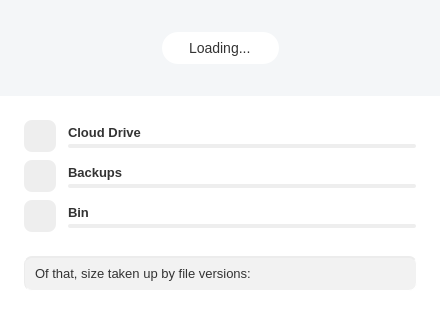
<?xml version="1.0" encoding="UTF-8"?>
<ui version="4.0">
 <class>AccountDetailsDialog</class>
 <widget class="QDialog" name="AccountDetailsDialog">
  <property name="enabled">
   <bool>true</bool>
  </property>
  <property name="geometry">
   <rect>
    <x>0</x>
    <y>0</y>
    <width>440</width>
    <height>314</height>
   </rect>
  </property>
  <property name="windowTitle">
   <string>Account usage details</string>
  </property>
  <property name="windowIcon">
   <iconset theme="mega">
    <normaloff>.</normaloff>.</iconset>
  </property>
  <property name="styleSheet">
   <string notr="true">
#AccountDetailsDialog
{
    border-radius: 0 0 4px 4px;
    background-color: #FFFFFF;
}

/* Config all labels */
QLabel
{
    font-family: &quot;Lato&quot;;
}

#sHeader
{
    background-color: #F4F6F8;
    height: 96px;
    width: 440px;
    height: 96px;
    width: 440px;
    max-height: 96px;
    min-height: 96px;
    max-width:440px;
    min-width:440px;
}

#lCloudDrive, #lVault, #lRubbish, #lStorage, #lTransfer
{
  color: #333333;
  font-size: 13px;
  font-weight: bold;
}

#lStorage, #lTransfer
{
  qproperty-alignment: 'AlignLeft | AlignVCenter';
}

#lCloudDrive, #lVault, #lRubbish
{
    qproperty-alignment: 'AlignLeft | AlignBottom';
}

#wCloudDrive, #wRubbish, #wVault
{
    border: 0px;
}

#lStorage, #lTransfer, #lUsedStorage, #lUsedTransfer
{
    margin-left: 6px;
}

#lStorage, #lTransfer
{
    padding-bottom: 4px;
}

#lUsedCloudDrive, #lUsedVault,  #lUsedRubbish, #lUsedByVersions
{
  color: #333333;
  font-size: 13px;
}

#lUsedCloudDrive, #lUsedVault,  #lUsedRubbish
{
    qproperty-alignment: 'AlignRight | AlignBottom';
    padding-right: 4px;
}

#lUsedByVersions
{
    qproperty-alignment: 'AlignRight | AlignVCenter';
    padding-right: 8px;
}

#wDetailedUsage
{
    max-height: 160px;
    min-height: 120px;
}

#AccountDetailsDialog[storageState=&quot;warning&quot;] #wDetailedUsage QProgressBar::chunk
{
  background-color: #FF993B;
}

#AccountDetailsDialog[storageState=&quot;full&quot;] #wDetailedUsage  QProgressBar::chunk
{
  background-color: #FF5646;
}

#AccountDetailsDialog[storageState=&quot;warning&quot;] #lUsedStorage
{
  color: #F98400;
}

#AccountDetailsDialog[storageState=&quot;full&quot;] #lUsedStorage
{
  color: #D90007;
}

#AccountDetailsDialog[transferState=&quot;warning&quot;] #lUsedTransfer
{
  color: #F98400;
}

#AccountDetailsDialog[transferState=&quot;full&quot;] #lUsedTransfer
{
  color: #D90007;
}

#lUsedStorage, #lUsedTransfer
{
  color: #333333;
  font-size: 13px;
  qproperty-alignment: AlignRight;
}

#lTotalStorage, #lTotalTransfer
{
  color: #8d8d8e;
  font-size: 13px;
  qproperty-alignment: AlignLeft;
}

#wDetailedUsage QPushButton
{
    border-radius: 8px;
    background-color: #EEEEEE;
}

#bCloudDrive, #bVault, #bRubbish
{
    qproperty-iconSize: 24px;
}

#bCloudDrive
{
    qproperty-icon : url(:/images/Cloud_Drive_24_ico.png);
}

#bVault
{
    qproperty-icon : url(:/images/Backups_24_ico.png);
}

#bRubbish
{
    qproperty-icon : url(:/images/Bin_24_ico.png);
}

#lLoading
{
    border-radius: 16px;
    background-color: white;
    height: 32px;
    max-height: 32px;
    min-height: 32px;
    max-width:440px;
    min-width:10px;
    font-size: 14px;
    color: #333333;
    padding-left:24px;
    padding-right:24px;
    qproperty-alignment: 'AlignVCenter | AlignHCenter';
}

#pLoading, #pStorageAndTransferUsage
{
    height: 96px;
    width: 440px;
    max-height: 96px;
    min-height: 96px;
    max-width:440px;
    min-width:440px;
}

QProgressBar
{
    height: 4px;
    min-height: 4px;
    max-height: 4px;
    border:0px;
    border-radius: 2px;
    background-color: #EEEEEE;
    margin-bottom: 4px;
}

QProgressBar::chunk
{
  background-color: #6FD7FF;
  border-radius: 2px;
  border:0px;
}

#wSizeVersions
{
    background-color: #F2F2F2;
    border-radius: 8px;
    margin-left: 24px;
    margin-right: 23px;
    margin-bottom: 26px;
    height: 32px;
    max-height: 32px;
    min-height: 32px;
    border-top: 2px inset #ECECEC;
    border-left: 1px inset #ECECEC;
    border-right: 1px inset #ECECEC;
    border-bottom: 1px inset #ECECEC;
}

#lVersions
{
    color: #333333;
    font-size: 13px;
    padding-left: 8px;
}

#AccountDetailsDialog[loading=true]  #sHeader
{
    /* Loading page */
    qproperty-currentIndex: 0;
}

#AccountDetailsDialog[loading=false]  #sHeader
{
    /* Usage page */
    qproperty-currentIndex: 1;
}

#AccountDetailsDialog[accountType=&quot;free&quot;] #pStorageAndTransferUsage QStackedWidget, #AccountDetailsDialog[accountType=&quot;pro&quot;] #pStorageAndTransferUsage QStackedWidget
{
    /* Business account pages */
    qproperty-currentIndex: 0;
}

#AccountDetailsDialog[accountType=&quot;business&quot;]  #pStorageAndTransferUsage QStackedWidget
{
    /* Non-business account pages */
    qproperty-currentIndex: 1;
}

#pStorageAndTransferUsage #sStorage, #sTransfer
{
    height: 52px;
    width: 56px;
    min-height: 52px;
    min-width: 56px;
    max-height: 52px;
    max-width: 56px;
    margin-left: 24px;
}

#wStorageUsage, #wTransferUsage
{
    height: 96px;
    width: 219px;
    max-height: 96px;
    min-height: 96px;
    max-width:219px;
    min-width:219px;
}

#wStorageUsage
{
    border-right: 1px solid white;
}

#wTransferUsage
{
    border-left: 1px solid white;
}

#pStorageAndTransferUsage QPushButton
{
    qproperty-iconSize: 44px;
    border:0px;
}

#AccountDetailsDialog[accountType=&quot;business&quot;] #bBusinessStorage
{
    qproperty-icon :url(:/images/storage_for_business.png);
}

#AccountDetailsDialog[accountType=&quot;business&quot;]  #bBusinessTransfer
{
    qproperty-icon :url(:/images/transfer_for_business.png);
}
</string>
  </property>
  <property name="sizeGripEnabled">
   <bool>false</bool>
  </property>
  <property name="modal">
   <bool>false</bool>
  </property>
  <layout class="QVBoxLayout" name="layoutWidget">
   <property name="spacing">
    <number>0</number>
   </property>
   <property name="sizeConstraint">
    <enum>QLayout::SetFixedSize</enum>
   </property>
   <property name="leftMargin">
    <number>0</number>
   </property>
   <property name="topMargin">
    <number>0</number>
   </property>
   <property name="rightMargin">
    <number>0</number>
   </property>
   <property name="bottomMargin">
    <number>0</number>
   </property>
   <item>
    <widget class="QStackedWidget" name="sHeader">
     <widget class="QWidget" name="pLoading">
      <layout class="QGridLayout" name="gridLayout">
       <property name="leftMargin">
        <number>0</number>
       </property>
       <property name="topMargin">
        <number>0</number>
       </property>
       <property name="rightMargin">
        <number>0</number>
       </property>
       <property name="bottomMargin">
        <number>0</number>
       </property>
       <property name="spacing">
        <number>0</number>
       </property>
       <item row="2" column="1">
        <spacer name="verticalSpacer_6">
         <property name="orientation">
          <enum>Qt::Vertical</enum>
         </property>
         <property name="sizeHint" stdset="0">
          <size>
           <width>103</width>
           <height>16</height>
          </size>
         </property>
        </spacer>
       </item>
       <item row="0" column="1">
        <spacer name="verticalSpacer_5">
         <property name="orientation">
          <enum>Qt::Vertical</enum>
         </property>
         <property name="sizeHint" stdset="0">
          <size>
           <width>103</width>
           <height>16</height>
          </size>
         </property>
        </spacer>
       </item>
       <item row="1" column="1">
        <widget class="QLabel" name="lLoading">
         <property name="sizePolicy">
          <sizepolicy hsizetype="Minimum" vsizetype="Preferred">
           <horstretch>0</horstretch>
           <verstretch>0</verstretch>
          </sizepolicy>
         </property>
         <property name="text">
          <string>Loading...</string>
         </property>
        </widget>
       </item>
       <item row="1" column="0">
        <spacer name="horizontalSpacer_7">
         <property name="orientation">
          <enum>Qt::Horizontal</enum>
         </property>
         <property name="sizeHint" stdset="0">
          <size>
           <width>40</width>
           <height>20</height>
          </size>
         </property>
        </spacer>
       </item>
       <item row="1" column="2">
        <spacer name="horizontalSpacer_8">
         <property name="orientation">
          <enum>Qt::Horizontal</enum>
         </property>
         <property name="sizeHint" stdset="0">
          <size>
           <width>40</width>
           <height>20</height>
          </size>
         </property>
        </spacer>
       </item>
      </layout>
     </widget>
     <widget class="QWidget" name="pStorageAndTransferUsage">
      <layout class="QHBoxLayout" name="horizontalLayout_22">
       <property name="spacing">
        <number>0</number>
       </property>
       <property name="leftMargin">
        <number>0</number>
       </property>
       <property name="topMargin">
        <number>0</number>
       </property>
       <property name="rightMargin">
        <number>0</number>
       </property>
       <property name="bottomMargin">
        <number>0</number>
       </property>
       <item>
        <widget class="QWidget" name="wStorageUsage" native="true">
         <layout class="QHBoxLayout" name="horizontalLayout_23">
          <property name="spacing">
           <number>0</number>
          </property>
          <property name="leftMargin">
           <number>0</number>
          </property>
          <property name="topMargin">
           <number>0</number>
          </property>
          <property name="rightMargin">
           <number>0</number>
          </property>
          <property name="bottomMargin">
           <number>0</number>
          </property>
          <item>
           <widget class="QStackedWidget" name="sStorage">
            <widget class="CircularUsageProgressBar" name="wCircularStorage"/>
            <widget class="QWidget" name="wBusinessStorage">
             <layout class="QHBoxLayout" name="horizontalLayout_24">
              <property name="spacing">
               <number>0</number>
              </property>
              <property name="leftMargin">
               <number>0</number>
              </property>
              <property name="topMargin">
               <number>0</number>
              </property>
              <property name="rightMargin">
               <number>0</number>
              </property>
              <property name="bottomMargin">
               <number>0</number>
              </property>
              <item>
               <widget class="QPushButton" name="bBusinessStorage"/>
              </item>
             </layout>
            </widget>
           </widget>
          </item>
          <item>
           <widget class="QWidget" name="wStorageDetails" native="true">
            <layout class="QVBoxLayout" name="verticalLayout_2">
             <property name="spacing">
              <number>0</number>
             </property>
             <property name="leftMargin">
              <number>0</number>
             </property>
             <property name="topMargin">
              <number>0</number>
             </property>
             <property name="rightMargin">
              <number>0</number>
             </property>
             <property name="bottomMargin">
              <number>0</number>
             </property>
             <item>
              <spacer name="verticalSpacer">
               <property name="orientation">
                <enum>Qt::Vertical</enum>
               </property>
               <property name="sizeHint" stdset="0">
                <size>
                 <width>20</width>
                 <height>40</height>
                </size>
               </property>
              </spacer>
             </item>
             <item>
              <widget class="QLabel" name="lStorage">
               <property name="text">
                <string>Storage</string>
               </property>
              </widget>
             </item>
             <item>
              <layout class="QHBoxLayout" name="horizontalLayout_2">
               <property name="spacing">
                <number>0</number>
               </property>
               <item>
                <widget class="QLabel" name="lUsedStorage"/>
               </item>
               <item>
                <widget class="QLabel" name="lTotalStorage"/>
               </item>
               <item>
                <spacer name="horizontalSpacer">
                 <property name="orientation">
                  <enum>Qt::Horizontal</enum>
                 </property>
                 <property name="sizeHint" stdset="0">
                  <size>
                   <width>40</width>
                   <height>20</height>
                  </size>
                 </property>
                </spacer>
               </item>
              </layout>
             </item>
             <item>
              <spacer name="verticalSpacer_2">
               <property name="orientation">
                <enum>Qt::Vertical</enum>
               </property>
               <property name="sizeHint" stdset="0">
                <size>
                 <width>20</width>
                 <height>40</height>
                </size>
               </property>
              </spacer>
             </item>
            </layout>
           </widget>
          </item>
         </layout>
        </widget>
       </item>
       <item>
        <widget class="QWidget" name="wTransferUsage" native="true">
         <layout class="QHBoxLayout" name="horizontalLayout_25">
          <property name="spacing">
           <number>0</number>
          </property>
          <property name="leftMargin">
           <number>0</number>
          </property>
          <property name="topMargin">
           <number>0</number>
          </property>
          <property name="rightMargin">
           <number>0</number>
          </property>
          <property name="bottomMargin">
           <number>0</number>
          </property>
          <item>
           <widget class="QStackedWidget" name="sTransfer">
            <widget class="CircularUsageProgressBar" name="wCircularTransfer"/>
            <widget class="QWidget" name="wBusinessTransfer">
             <layout class="QHBoxLayout" name="horizontalLayout_26">
              <property name="spacing">
               <number>0</number>
              </property>
              <property name="leftMargin">
               <number>0</number>
              </property>
              <property name="topMargin">
               <number>0</number>
              </property>
              <property name="rightMargin">
               <number>0</number>
              </property>
              <property name="bottomMargin">
               <number>0</number>
              </property>
              <item>
               <widget class="QPushButton" name="bBusinessTransfer"/>
              </item>
             </layout>
            </widget>
           </widget>
          </item>
          <item>
           <widget class="QWidget" name="wTransferDetails" native="true">
            <layout class="QVBoxLayout" name="verticalLayout_14">
             <property name="spacing">
              <number>0</number>
             </property>
             <property name="leftMargin">
              <number>0</number>
             </property>
             <property name="topMargin">
              <number>0</number>
             </property>
             <property name="rightMargin">
              <number>0</number>
             </property>
             <property name="bottomMargin">
              <number>0</number>
             </property>
             <item>
              <spacer name="verticalSpacer_3">
               <property name="orientation">
                <enum>Qt::Vertical</enum>
               </property>
               <property name="sizeHint" stdset="0">
                <size>
                 <width>20</width>
                 <height>40</height>
                </size>
               </property>
              </spacer>
             </item>
             <item>
              <widget class="QLabel" name="lTransfer">
               <property name="text">
                <string>Transfer</string>
               </property>
              </widget>
             </item>
             <item>
              <layout class="QHBoxLayout" name="horizontalLayout_5">
               <property name="spacing">
                <number>0</number>
               </property>
               <item>
                <widget class="QLabel" name="lUsedTransfer"/>
               </item>
               <item>
                <widget class="QLabel" name="lTotalTransfer"/>
               </item>
               <item>
                <spacer name="horizontalSpacer_2">
                 <property name="orientation">
                  <enum>Qt::Horizontal</enum>
                 </property>
                 <property name="sizeHint" stdset="0">
                  <size>
                   <width>40</width>
                   <height>20</height>
                  </size>
                 </property>
                </spacer>
               </item>
              </layout>
             </item>
             <item>
              <spacer name="verticalSpacer_4">
               <property name="orientation">
                <enum>Qt::Vertical</enum>
               </property>
               <property name="sizeHint" stdset="0">
                <size>
                 <width>20</width>
                 <height>40</height>
                </size>
               </property>
              </spacer>
             </item>
            </layout>
           </widget>
          </item>
         </layout>
        </widget>
       </item>
      </layout>
     </widget>
    </widget>
   </item>
   <item>
    <widget class="QWidget" name="wDetailedUsage" native="true">
     <layout class="QVBoxLayout" name="wDetailedUsageLayout">
      <property name="spacing">
       <number>8</number>
      </property>
      <property name="leftMargin">
       <number>24</number>
      </property>
      <property name="topMargin">
       <number>24</number>
      </property>
      <property name="rightMargin">
       <number>24</number>
      </property>
      <property name="bottomMargin">
       <number>24</number>
      </property>
      <item>
       <widget class="QWidget" name="wCloudDrive" native="true">
        <property name="sizePolicy">
         <sizepolicy hsizetype="Preferred" vsizetype="Fixed">
          <horstretch>0</horstretch>
          <verstretch>0</verstretch>
         </sizepolicy>
        </property>
        <property name="minimumSize">
         <size>
          <width>0</width>
          <height>32</height>
         </size>
        </property>
        <property name="maximumSize">
         <size>
          <width>16777215</width>
          <height>32</height>
         </size>
        </property>
        <layout class="QHBoxLayout" name="horizontalLayout">
         <property name="spacing">
          <number>12</number>
         </property>
         <property name="leftMargin">
          <number>0</number>
         </property>
         <property name="topMargin">
          <number>0</number>
         </property>
         <property name="rightMargin">
          <number>0</number>
         </property>
         <property name="bottomMargin">
          <number>0</number>
         </property>
         <item>
          <widget class="QPushButton" name="bCloudDrive">
           <property name="sizePolicy">
            <sizepolicy hsizetype="Fixed" vsizetype="Fixed">
             <horstretch>0</horstretch>
             <verstretch>0</verstretch>
            </sizepolicy>
           </property>
           <property name="minimumSize">
            <size>
             <width>32</width>
             <height>32</height>
            </size>
           </property>
           <property name="maximumSize">
            <size>
             <width>32</width>
             <height>32</height>
            </size>
           </property>
           <property name="iconSize">
            <size>
             <width>24</width>
             <height>24</height>
            </size>
           </property>
          </widget>
         </item>
         <item>
          <layout class="QVBoxLayout" name="verticalLayout">
           <property name="spacing">
            <number>0</number>
           </property>
           <item>
            <layout class="QHBoxLayout" name="horizontalLayout_3">
             <property name="spacing">
              <number>0</number>
             </property>
             <item>
              <widget class="QLabel" name="lCloudDrive">
               <property name="text">
                <string>Cloud Drive</string>
               </property>
              </widget>
             </item>
             <item>
              <widget class="QLabel" name="lUsedCloudDrive"/>
             </item>
            </layout>
           </item>
           <item>
            <widget class="QProgressBar" name="pbCloudDrive">
             <property name="value">
              <number>0</number>
             </property>
             <property name="textVisible">
              <bool>false</bool>
             </property>
            </widget>
           </item>
          </layout>
         </item>
        </layout>
       </widget>
      </item>
      <item>
       <widget class="QWidget" name="wVault" native="true">
        <property name="sizePolicy">
         <sizepolicy hsizetype="Preferred" vsizetype="Fixed">
          <horstretch>0</horstretch>
          <verstretch>0</verstretch>
         </sizepolicy>
        </property>
        <property name="minimumSize">
         <size>
          <width>0</width>
          <height>32</height>
         </size>
        </property>
        <property name="maximumSize">
         <size>
          <width>16777215</width>
          <height>32</height>
         </size>
        </property>
        <layout class="QHBoxLayout" name="horizontalLayout_21">
         <property name="spacing">
          <number>12</number>
         </property>
         <property name="leftMargin">
          <number>0</number>
         </property>
         <property name="topMargin">
          <number>0</number>
         </property>
         <property name="rightMargin">
          <number>0</number>
         </property>
         <property name="bottomMargin">
          <number>0</number>
         </property>
         <item>
          <widget class="QPushButton" name="bVault">
           <property name="sizePolicy">
            <sizepolicy hsizetype="Fixed" vsizetype="Fixed">
             <horstretch>0</horstretch>
             <verstretch>0</verstretch>
            </sizepolicy>
           </property>
           <property name="minimumSize">
            <size>
             <width>32</width>
             <height>32</height>
            </size>
           </property>
           <property name="maximumSize">
            <size>
             <width>32</width>
             <height>32</height>
            </size>
           </property>
           <property name="iconSize">
            <size>
             <width>24</width>
             <height>24</height>
            </size>
           </property>
          </widget>
         </item>
         <item>
          <layout class="QVBoxLayout" name="verticalLayout_20">
           <property name="spacing">
            <number>0</number>
           </property>
           <item>
            <layout class="QHBoxLayout" name="horizontalLayout_30">
             <property name="spacing">
              <number>0</number>
             </property>
             <item>
              <widget class="QLabel" name="lVault">
               <property name="text">
                <string>Backups</string>
               </property>
              </widget>
             </item>
             <item>
              <widget class="QLabel" name="lUsedVault"/>
             </item>
            </layout>
           </item>
           <item>
            <widget class="QProgressBar" name="pbVault">
             <property name="value">
              <number>0</number>
             </property>
             <property name="textVisible">
              <bool>false</bool>
             </property>
            </widget>
           </item>
          </layout>
         </item>
        </layout>
       </widget>
      </item>
      <item>
       <widget class="QWidget" name="wRubbish" native="true">
        <property name="sizePolicy">
         <sizepolicy hsizetype="Preferred" vsizetype="Fixed">
          <horstretch>0</horstretch>
          <verstretch>0</verstretch>
         </sizepolicy>
        </property>
        <property name="minimumSize">
         <size>
          <width>0</width>
          <height>32</height>
         </size>
        </property>
        <property name="maximumSize">
         <size>
          <width>16777215</width>
          <height>32</height>
         </size>
        </property>
        <layout class="QHBoxLayout" name="horizontalLayout_7">
         <property name="spacing">
          <number>12</number>
         </property>
         <property name="leftMargin">
          <number>0</number>
         </property>
         <property name="topMargin">
          <number>0</number>
         </property>
         <property name="rightMargin">
          <number>0</number>
         </property>
         <property name="bottomMargin">
          <number>0</number>
         </property>
         <item>
          <widget class="QPushButton" name="bRubbish">
           <property name="sizePolicy">
            <sizepolicy hsizetype="Fixed" vsizetype="Fixed">
             <horstretch>0</horstretch>
             <verstretch>0</verstretch>
            </sizepolicy>
           </property>
           <property name="minimumSize">
            <size>
             <width>32</width>
             <height>32</height>
            </size>
           </property>
           <property name="maximumSize">
            <size>
             <width>32</width>
             <height>32</height>
            </size>
           </property>
           <property name="iconSize">
            <size>
             <width>24</width>
             <height>24</height>
            </size>
           </property>
          </widget>
         </item>
         <item>
          <layout class="QVBoxLayout" name="verticalLayout_3">
           <property name="spacing">
            <number>0</number>
           </property>
           <item>
            <layout class="QHBoxLayout" name="horizontalLayout_4">
             <property name="spacing">
              <number>0</number>
             </property>
             <item>
              <widget class="QLabel" name="lRubbish">
               <property name="text">
                <string>Bin</string>
               </property>
              </widget>
             </item>
             <item>
              <widget class="QLabel" name="lUsedRubbish"/>
             </item>
            </layout>
           </item>
           <item>
            <widget class="QProgressBar" name="pbRubbish">
             <property name="value">
              <number>0</number>
             </property>
             <property name="textVisible">
              <bool>false</bool>
             </property>
            </widget>
           </item>
          </layout>
         </item>
        </layout>
       </widget>
      </item>
     </layout>
    </widget>
   </item>
   <item>
    <widget class="QWidget" name="wSizeVersions" native="true">
     <layout class="QHBoxLayout" name="horizontalLayout_6">
      <property name="spacing">
       <number>0</number>
      </property>
      <property name="leftMargin">
       <number>24</number>
      </property>
      <property name="topMargin">
       <number>0</number>
      </property>
      <property name="rightMargin">
       <number>24</number>
      </property>
      <property name="bottomMargin">
       <number>26</number>
      </property>
      <item>
       <widget class="QLabel" name="lVersions">
        <property name="sizePolicy">
         <sizepolicy hsizetype="Expanding" vsizetype="Preferred">
          <horstretch>0</horstretch>
          <verstretch>0</verstretch>
         </sizepolicy>
        </property>
        <property name="text">
         <string>Of that, size taken up by file versions:</string>
        </property>
        <property name="wordWrap">
         <bool>true</bool>
        </property>
       </widget>
      </item>
      <item>
       <widget class="QLabel" name="lUsedByVersions"/>
      </item>
     </layout>
    </widget>
   </item>
  </layout>
 </widget>
 <customwidgets>
  <customwidget>
   <class>CircularUsageProgressBar</class>
   <extends>QWidget</extends>
   <header>CircularUsageProgressBar.h</header>
   <container>1</container>
  </customwidget>
 </customwidgets>
 <resources>
  <include location="../Resources_linux.qrc"/>
 </resources>
 <connections/>
</ui>
